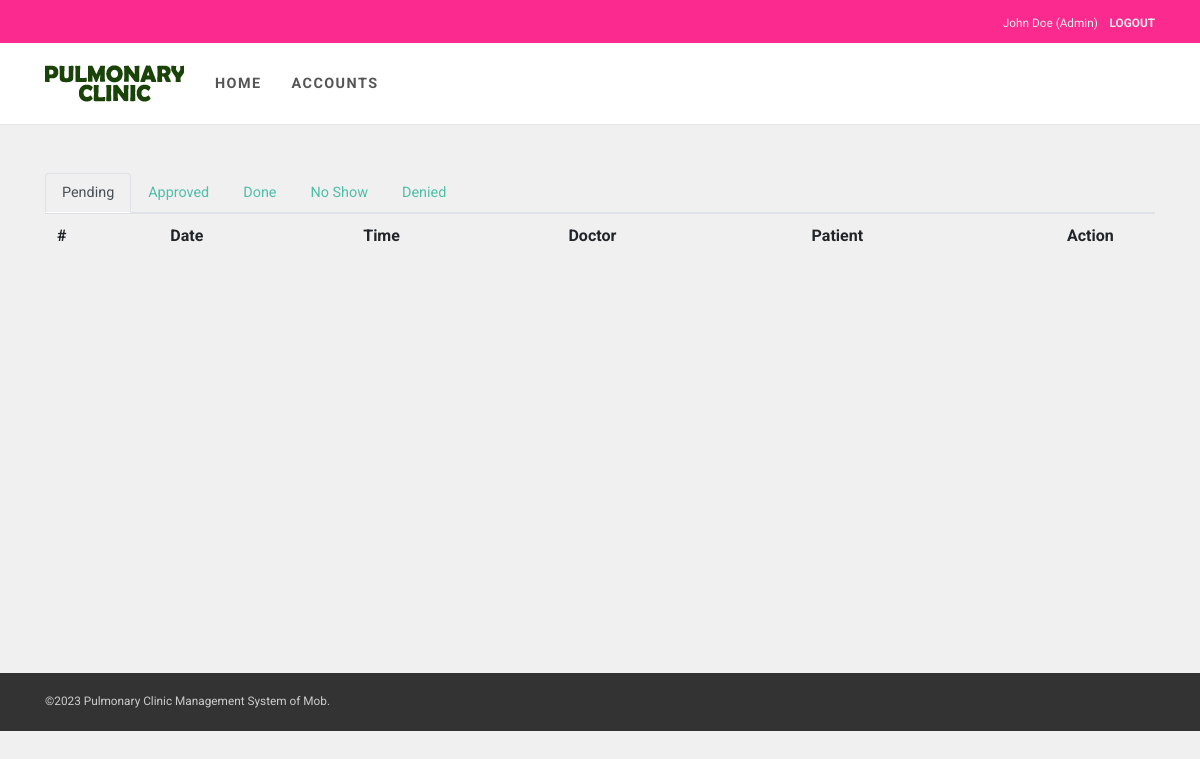
The app's page /pages/appointments.php (signed in), older data.
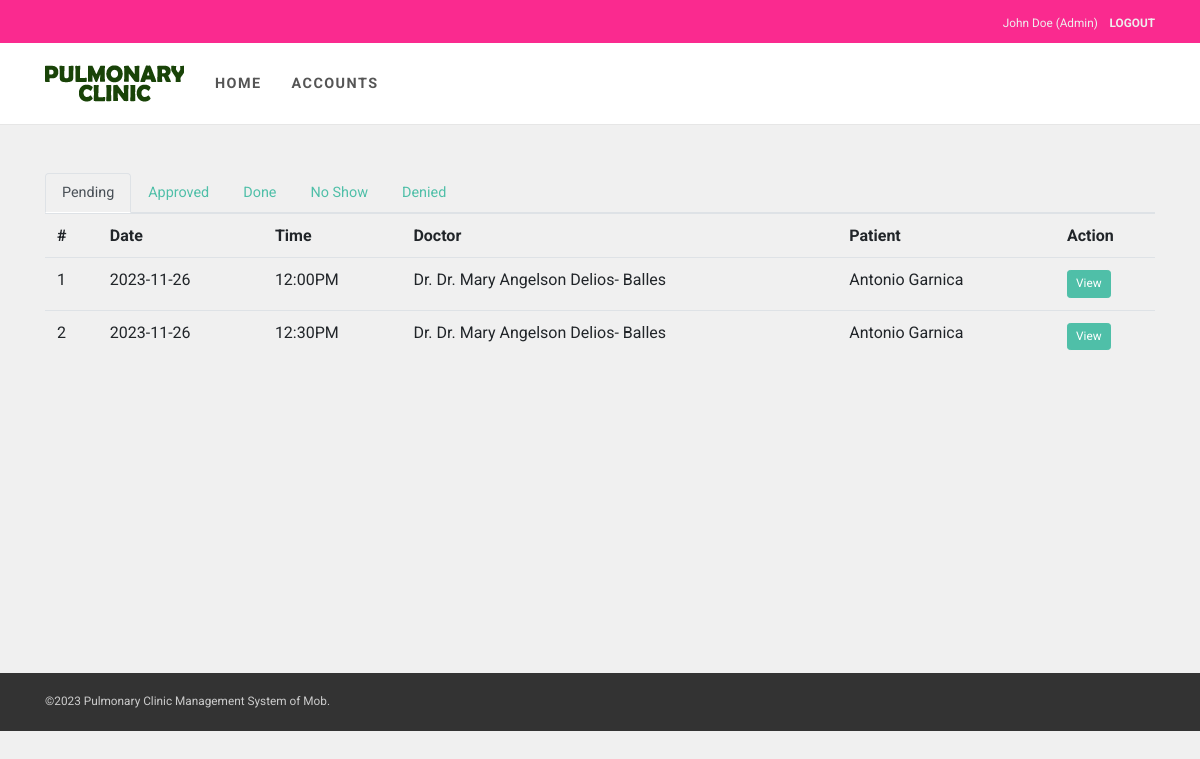
The same page, newer data.
### tables this page shows
CREATE TABLE `appointment` (
  `Id` int(11) NOT NULL AUTO_INCREMENT,
  `patientId` int(11) DEFAULT NULL,
  `appointmentDate` date DEFAULT NULL,
  `status` varchar(30) DEFAULT 'Pending',
  `dateAdded` date DEFAULT NULL,
  `appointmentTime` varchar(10) DEFAULT NULL,
  `purpose` text,
  `doctorId` int(11) DEFAULT NULL,
  PRIMARY KEY (`Id`)
);

CREATE TABLE `user` (
  `Id` tinyint(11) NOT NULL AUTO_INCREMENT,
  `username` varchar(100) NOT NULL DEFAULT '',
  `password` varchar(100) NOT NULL,
  `firstName` varchar(150) DEFAULT NULL,
  `lastName` varchar(150) DEFAULT NULL,
  `status` varchar(255) DEFAULT 'Inactive',
  `role` varchar(20) DEFAULT NULL,
  `dateAdded` date DEFAULT NULL,
  `phone` varchar(255) DEFAULT NULL,
  `email` varchar(255) DEFAULT NULL,
  `isDeleted` varchar(255) DEFAULT 'false',
  `birthday` date DEFAULT NULL,
  `doctorId` int(11) DEFAULT NULL,
  `image` varchar(255) DEFAULT NULL,
  PRIMARY KEY (`Id`)
);

### config/functions.php (called while the page is built, shortened)
<?php
function get_query_string($keyword, $default){
	return (isset($_GET[$keyword]) && $_GET[$keyword] != '') ? $_GET[$keyword] : $default;
}
?>

### config/Models.php (called while the page is built, shortened)
<?php
include "CRUD.php";
include "functions.php";
function user() {
	$crud = new CRUD;
	$crud->table = "user";
	return $crud;
}
function appointment() {
	$crud = new CRUD;
	$crud->table = "appointment";
	return $crud;
}
?>

### config/CRUD.php (called while the page is built)
<?php class CRUD{var $table;var $obj=array();function arrayToQuery($query){$query_array=array();foreach($query as $key=>$key_value){if($key_value=="NOW()"){$query_array[]="$key=$key_value";}else{$query_array[]="$key='".htmlspecialchars($key_value,ENT_QUOTES)."'";}}return implode(', ',$query_array);}function list($query=""){$query=$query?"where ".$query:"";$db=Database::connect();$pdo=$db->prepare("select * from $this->table $query");$pdo->execute();$result=$pdo->fetchAll(PDO::FETCH_OBJ);Database::disconnect();return $result;}function count($query=""){$query=$query?"where ".$query:"";$db=Database::connect();$pdo=$db->prepare("select * from $this->table $query");$pdo->execute();Database::disconnect();return $pdo->rowCount();}function get($args){$db=Database::connect();$pdo=$db->prepare("select * from $this->table where $args");$pdo->execute();$result=$pdo->fetch(PDO::FETCH_OBJ);Database::disconnect();return $result;}function create(){$object=$this->arrayToQuery($this->obj);$db=Database::connect();$pdo=$db->prepare("insert into $this->table set $object");$pdo->execute();Database::disconnect();}function update($args){$object=$this->arrayToQuery($this->obj);$db=Database::connect();$pdo=$db->prepare("update $this->table set $object where $args");$pdo->execute();Database::disconnect();}function delete($args){$db=Database::connect();$pdo=$db->prepare("delete from $this->table where $args");$pdo->execute();Database::disconnect();}} ?>

### pages/appointments.php (the view, shortened to what this page needs)
<?php
$ROOT_DIR="../";
include $ROOT_DIR . "templates/header.php";
$status = get_query_string("status", "Pending");
$appointment_list = appointment()->list("status='$status'");
function get_doctor($Id){
  $doctor = user()->get("Id=$Id");
  return "Dr. " . $doctor->firstName . " " . $doctor->lastName;
}
$pendingActive = "";
$approvedActive = "";
$doneActive = "";
$noShowActive = "";
$deniedActive = "";
if ($status=="Pending") {
  $pendingActive = "active";
}
?>
<ul class="nav nav-tabs">
<li class="nav-item">
  <a class="nav-link <?=$pendingActive?>" href="?status=Pending">Pending</a>
</li>
<li class="nav-item">
  <a class="nav-link <?=$approvedActive?>" href="?status=Approved">Approved</a>
</li>
<li class="nav-item">
  <a class="nav-link <?=$doneActive?>" href="?status=Done">Done</a>
</li>
<li class="nav-item">
  <a class="nav-link <?=$noShowActive?>" href="?status=No Show">No Show</a>
</li>
<li class="nav-item">
  <a class="nav-link <?=$deniedActive?>" href="?status=Denied">Denied</a>
</li>
</ul>
<table class="table">
  <tr>
    <th>#</th>
    <th>Date</th>
    <th>Time</th>
    <th>Doctor</th>
    <th>Patient</th>
    <th width="100">Action</th>
  </tr>
  <?php
  $count = 0;
   foreach ($appointment_list as $row):
     $patient = user()->get("Id=$row->patientId");
     $count += 1;
     ?>
    <tr>
      <td><?=$count;?></td>
      <td><?=$row->appointmentDate;?></td>
      <td><?=$row->appointmentTime;?></td>
      <td><?=get_doctor($row->doctorId);?></td>
      <td><?=$patient->firstName;?> <?=$patient->lastName;?></td>
      <td><a href="appointment-detail.php?Id=<?=$row->Id;?>" class="btn btn-primary btn-sm">View</a></td>
    </tr>
  <?php endforeach; ?>
</table>
<?php include $ROOT_DIR . "templates/footer.php"; ?>

Row changes from the older to the newer data that the page shows:
added appointment: appointmentDate "2023-11-26", appointmentTime "12:00PM", doctorId.lastName "Dr. Dr. Mary Angelson Delios- Balles", user.firstName "Antonio", user.lastName "Garnica"
added appointment: appointmentDate "2023-11-26", appointmentTime "12:30PM", doctorId.lastName "Dr. Dr. Mary Angelson Delios- Balles", user.firstName "Antonio", user.lastName "Garnica"
